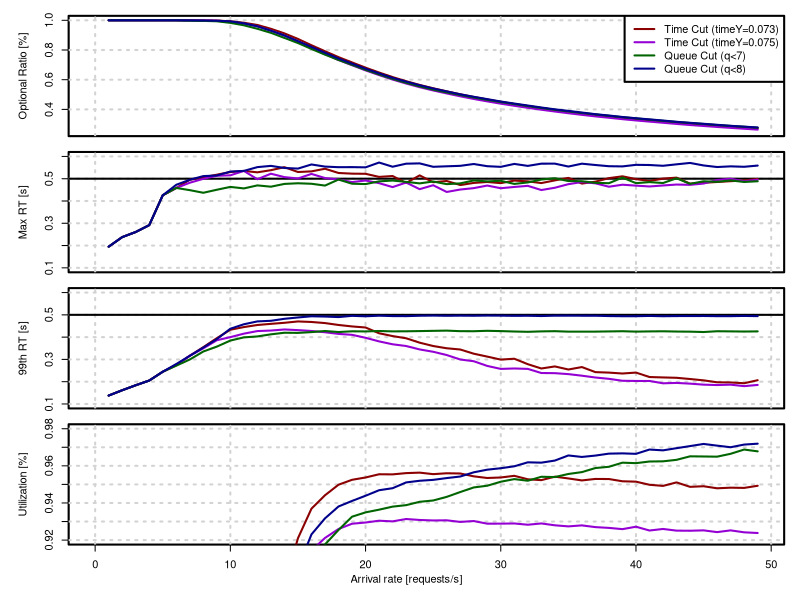

Here is the R script that generated this plot:
qc7 = read.csv('queue-cut-7.csv')
qc8 = read.csv('queue-cut-8.csv')
tcA = read.csv('time-cut-73.csv')
tcB = read.csv('time-cut-75.csv')

par(mfrow=c(4,1), lwd = 2,
    oma = c(4,1,0,0) + 0.1,
    mar = c(0,4,1,1) + 0.1)

plot(c(0, max(tcA$arrivalRate)), c(0.25, 1), type = 'n',
     xaxt = 'n', ylab = "Optional Ratio [%]")
grid()
points(tcA$arrivalRate, tcA$optionalRatio, type = 'l', col = 'darkred'   )
points(tcB$arrivalRate, tcB$optionalRatio, type = 'l', col = 'darkviolet')
points(qc7$arrivalRate, qc7$optionalRatio, type = 'l', col = 'darkgreen' )
points(qc8$arrivalRate, qc8$optionalRatio, type = 'l', col = 'darkblue'  )

legend('topright',
       legend = c('Time Cut (timeY=0.073)', 'Time Cut (timeY=0.075)', 'Queue Cut (q<7)', 'Queue Cut (q<8)'),
       col = c('darkred', 'darkviolet', 'darkgreen', 'darkblue'), lty = 1)

plot(c(0, max(tcA$arrivalRate)), c(0.1, 0.6), type = 'n',
     xaxt = 'n', ylab = 'Max RT [s]')
grid()
abline(h = 0.5, lty = 1)
points(tcA$arrivalRate, tcA$rtMax, type = 'l', col = 'darkred'   )
points(tcB$arrivalRate, tcB$rtMax, type = 'l', col = 'darkviolet')
points(qc7$arrivalRate, qc7$rtMax, type = 'l', col = 'darkgreen' )
points(qc8$arrivalRate, qc8$rtMax, type = 'l', col = 'darkblue'  )

plot(c(0, max(tcA$arrivalRate)), c(0.1, 0.6), type = 'n',
     xaxt = "n", ylab = '99th RT [s]')
grid()
abline(h = 0.5, lty = 1)
points(tcA$arrivalRate, tcA$rt99, type = 'l', col = 'darkred'   )
points(tcB$arrivalRate, tcB$rt99, type = 'l', col = 'darkviolet')
points(qc7$arrivalRate, qc7$rt99, type = 'l', col = 'darkgreen' )
points(qc8$arrivalRate, qc8$rt99, type = 'l', col = 'darkblue'  )

plot(c(0, max(tcA$arrivalRate)), c(0.92, 0.98), type = 'n',
     xlab = '', ylab = 'Utilization [%]')
grid()
points(tcA$arrivalRate, tcA$utilization, type = 'l', col = 'darkred'   )
points(tcB$arrivalRate, tcB$utilization, type = 'l', col = 'darkviolet')
points(qc7$arrivalRate, qc7$utilization, type = 'l', col = 'darkgreen' )
points(qc8$arrivalRate, qc8$utilization, type = 'l', col = 'darkblue'  )

title(xlab = "Arrival rate [requests/s]",
      outer = TRUE, line = 2)
